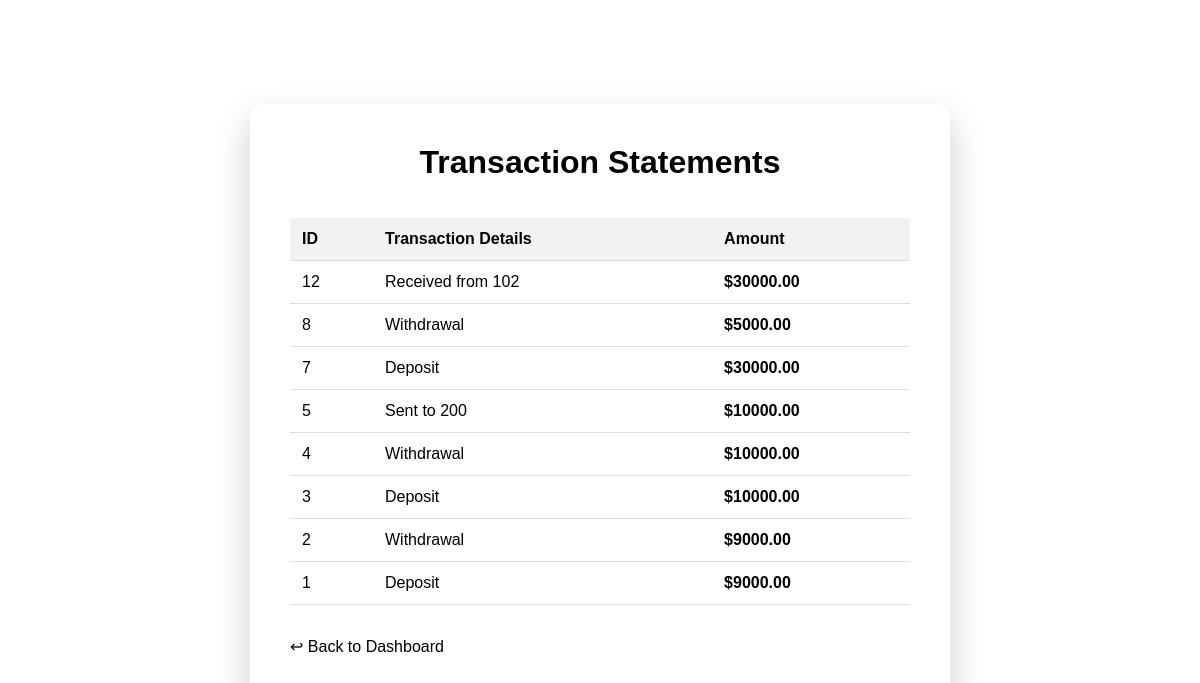
The page /transactions (signed in) on the database its author committed.
### tables this page shows
CREATE TABLE transactions(
        id INTEGER PRIMARY KEY AUTOINCREMENT,
        account TEXT,
        type TEXT,
        amount REAL
    );

### app.py (the view)
@app.route('/transactions')
def transactions():
    if 'account' not in session:
        return redirect('/')
    conn = get_db_connection()
    cur = conn.cursor()
    cur.execute('SELECT * FROM transactions WHERE account=? ORDER BY id DESC', (session['account'],))
    data = cur.fetchall()
    conn.close()
    return render_template('transactions.html', data=data)

### app.py (called while the page is built)
def get_db_connection():
    conn = sqlite3.connect('bank.db')
    conn.row_factory = sqlite3.Row
    return conn

### templates/transactions.html (shortened to what this page needs)
<!DOCTYPE html>
<html lang="en">
<head>
    <link rel="stylesheet" href="{{ url_for("static", filename="style.css") }}">
</head>
<body>
<div class="container dashboard-container">
    <h1>Transaction Statements</h1>
    <div class="table-container">
        <table>
            <thead>
                <tr>
                    <th>ID</th>
                    <th>Transaction Details</th>
                    <th>Amount</th>
                </tr>
            </thead>
            <tbody>
                {% for row in data %}
                <tr>
                    <td>{{ row["id"] }}</td>
                    <td>{{ row["type"] }}</td>
                    <td><strong>${{ "%.2f"|format(row["amount"]) }}</strong></td>
                </tr>
                {% else %}
                <tr>
                    <td colspan="3" style="text-align: center;">No transaction history found.</td>
                </tr>
                {% endfor %}
            </tbody>
        </table>
    </div>
    <div class="nav-links" style="margin-top:2rem;"><a href="/dashboard">↩ Back to Dashboard</a></div>
</div>
</body>
</html>

### static/style.css (style rules this page uses)
Body { Font-family: ‘Segoe UI’, Tahoma, Geneva, Verdana, sans-serif; Background: linear-gradient(135deg, var(--primary) 0%, var(--secondary) 100%); Margin: 0; Padding: 0; Display: flex; Justify-content: center; Align-items: center; Min-height: 100vh; Color: var(--dark); }
.container { Background: var(--white); Padding: 2.5rem; Border-radius: 12px; Box-shadow: 0 15px 35px rgba(0,0,0,0.2); Width: 100%; Max-width: 450px; Box-sizing: border-box; Text-align: center; }
.dashboard-container { Max-width: 700px; }
H1, h2, h3 { Margin-top: 0; Color: var(--primary); }
.nav-links { Display: flex; Justify-content: space-between; Margin-top: 1.5rem; Gap: 10px; Flex-wrap: wrap; text-align: center; }
A { Color: var(--secondary); Text-decoration: none; Font-weight: 500; }
.table-container { Width: 100%; Overflow-x: auto; }
Table { Width: 100%; Border-collapse: collapse; Margin-top: 1rem; }
Th, td { Padding: 12px; Text-align: left; Border-bottom: 1px solid #ddd; }
Th { background: #f2f2f2; }

### rows shown on the page
transactions: id "12", type "Received from 102", amount "30000.00"
transactions: id "8", type "Withdrawal", amount "5000.00"
transactions: id "7", type "Deposit", amount "30000.00"
transactions: id "5", type "Sent to 200", amount "10000.00"
transactions: id "4", type "Withdrawal", amount "10000.00"
transactions: id "3", type "Deposit", amount "10000.00"
transactions: id "2", type "Withdrawal", amount "9000.00"
transactions: id "1", type "Deposit", amount "9000.00"
